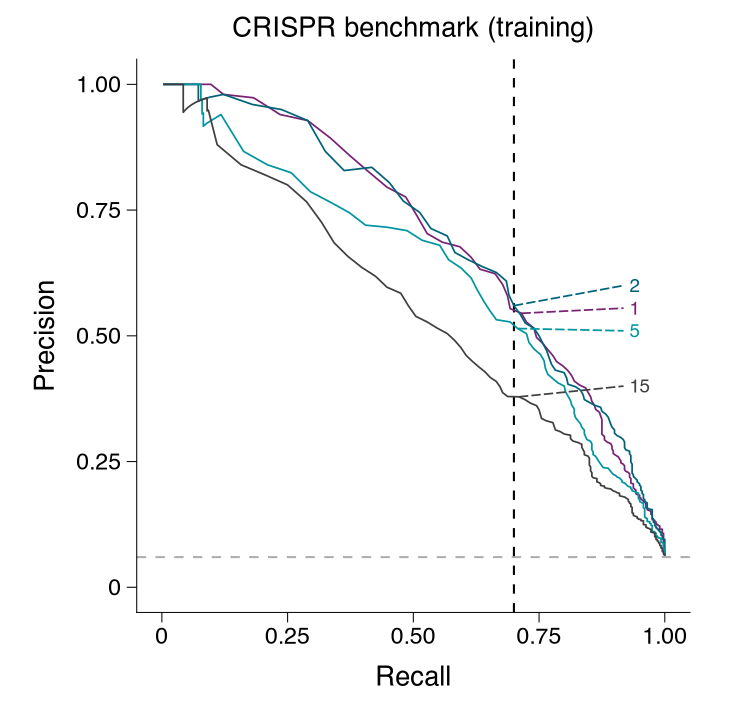

This figure's R source:
# PR-curve panel in the scE2G Fig. 2b style, from pr_curves.csv (predictor_id, recall, precision).
# Adapted from the reference implementation figures/fig2b_pr.R in the sce2g-design repo.
#   Rscript pr_panel.R   # -> pr_panel.{pdf,png}
suppressPackageStartupMessages({ library(ggplot2); library(dplyr) })
source("R/theme_sce2g.R")
S <- sce2g$type$size_pt; N <- sce2g$color$neutral
txt <- function(size = S$tick_label) size / .pt
chance <- 0.06; op_recall <- 0.7

pr <- read.csv("pr_curves.csv") %>% mutate(id = factor(predictor_id, names(sce2g_predictor_cols))) %>% arrange(id, recall)

# labels right of the operating-recall crossing, ordered by precision there; dashed leader from anchor to text
lab <- pr %>% filter(recall >= op_recall) %>% group_by(id) %>% slice(1) %>% ungroup() %>%
  arrange(desc(precision)) %>%
  mutate(x = recall, y = precision, lx = .93, ly = c(.60, .555, .51, .40), ex = lx - .012, ey = ly)

p <- ggplot(pr, aes(recall, precision, colour = id)) +
  geom_hline(yintercept = chance, linetype = "33", colour = N$chance_line, linewidth = pt_mm(.5)) +   # "33" = 2.25/2.25 pt (paper 2/2)
  geom_vline(xintercept = op_recall, linetype = "33", linewidth = pt_mm(.5)) +
  geom_path(linewidth = pt_mm(.42)) +
  geom_segment(data = lab, aes(x = x, y = y, xend = ex, yend = ey, colour = id), linetype = "31", linewidth = pt_mm(.42)) +
  geom_text(data = lab, aes(lx, ly, label = id, colour = id), hjust = 0, size = txt(S$annotation), family = sce2g_font) +
  scale_colour_predictor(guide = "none") +
  scale_x_fraction(labels = c("0", "0.25", "0.50", "0.75", "1.00")) +
  scale_y_fraction(labels = c("0", "0.25", "0.50", "0.75", "1.00")) +
  coord_cartesian(xlim = c(0, 1), ylim = c(0, 1), clip = "off") +
  labs(x = "Recall", y = "Precision", title = "CRISPR benchmark (training)") +
  theme_sce2g() + theme(aspect.ratio = 1)

save_panel(p, "pr_panel.pdf", width_mm = 62, height_mm = 60)
save_panel(p, "pr_panel.png", width_mm = 62, height_mm = 60)
cat("wrote pr_panel.{pdf,png}\n")
